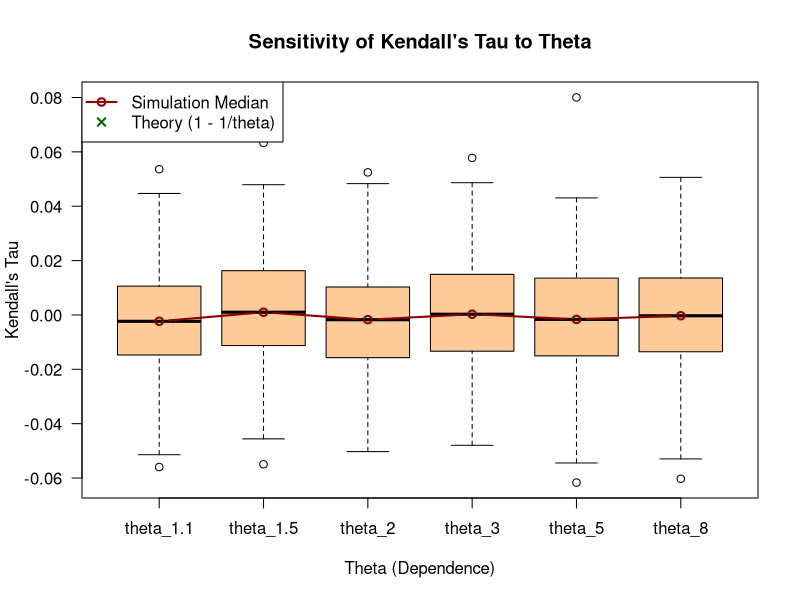

Generate this figure with R:
library(mvtnorm)
library(compiler)

set.seed(123)

# -----------------------------------------------------------
# 1. GENERATOR (Your fast implementation)
# -----------------------------------------------------------
sim_gumbel_fast <- cmpfun(function(theta, mu, sigma, alpha, n=150) {
  a <- 1/theta
  U_pi <- runif(1, -pi/2, pi/2)
  W    <- rexp(1)
  t1 <- sin(a * (U_pi + pi/2))
  t2 <- cos(U_pi)^(1/a)
  t3 <- (cos(U_pi - a * (U_pi + pi/2)) / W)^((1-a)/a)
  V <- (t1 / t2) * t3 * (cos(pi * a / 2))^(theta)
  
  E <- rexp(n)
  U_vec <- exp( - (E / V)^a )
  X <- mu + sigma * (-log(U_vec))^(-1/alpha) 
  return(X)
})

# -----------------------------------------------------------
# 2. DEFINING THE STATISTIC (Kendall's Tau)
# -----------------------------------------------------------
calc_tau_stat <- function(x) {
  # We estimate pairwise correlation using lag-1 pairs
  # (X_1, X_2), (X_2, X_3)...
  # Since the copula is exchangeable, any pair works.
  
  val <- cor(x[-length(x)], x[-1], method="kendall")
  return(val)
}

# -----------------------------------------------------------
# 3. THE EXPERIMENT
# -----------------------------------------------------------
mu <- 10; sigma <- 5; alpha <- 3
n_dim <- 1000
theta_grid <- c(1.1, 1.5, 2, 3, 5, 8)
n_reps <- 200

results_tau <- list()

for(th in theta_grid) {
  stats <- numeric(n_reps)
  for(i in 1:n_reps) {
    x <- sim_gumbel_fast(th, mu, sigma, alpha, n=n_dim)
    stats[i] <- calc_tau_stat(x)
  }
  results_tau[[paste0("theta_", th)]] <- stats
}

# -----------------------------------------------------------
# 4. VISUALIZATION
# -----------------------------------------------------------
# Theoretical Tau for Gumbel is 1 - 1/theta
theoretical_tau <- 1 - 1/theta_grid

boxplot(results_tau, 
        main="Sensitivity of Kendall's Tau to Theta",
        xlab="Theta (Dependence)",
        ylab="Kendall's Tau",
        col="#ffcc99",
        las=1)

# Add trend line
medians <- sapply(results_tau, median)
lines(1:length(theta_grid), medians, col="darkred", lwd=2, type="b")

# Add Theoretical Truth (Green) to verify calibration
points(1:length(theta_grid), theoretical_tau, col="darkgreen", pch=4, lwd=3, cex=1.5)
legend("topleft", legend=c("Simulation Median", "Theory (1 - 1/theta)"), 
       col=c("darkred", "darkgreen"), lty=c(1, NA), pch=c(1, 4), lwd=c(2,2))